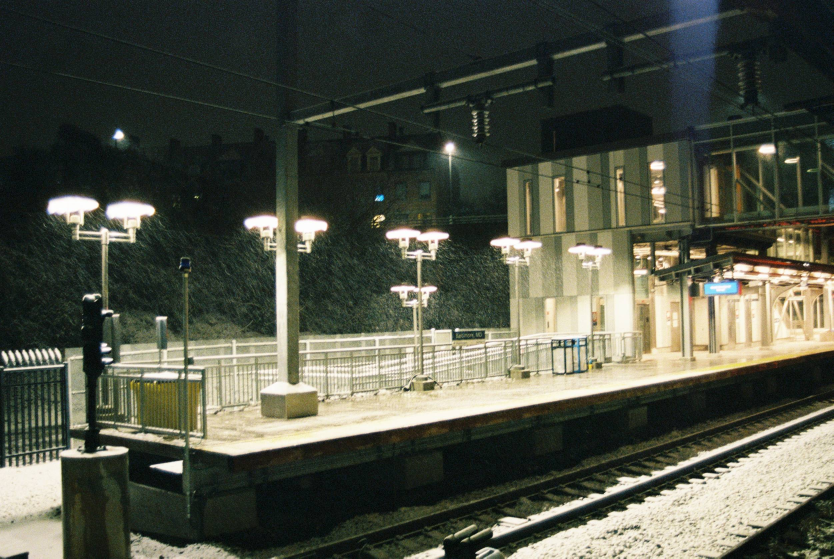
#> input picture assets/images/2025/film/000002.jpg, 2500 x 1675 px, found by its file name (shown at 1/3 size); its folder holds only this picture in this run
$ python process_photos.py
#> lines starting #> are read from the running program, lines starting #| are printed output that depends on the picture
import os
from PIL import Image

# =================CONFIG=================
# 1. 图片所在的源文件夹路径
source_dir = "assets/images/2025/film"

# 2. 缩略图存放的文件夹名称
thumb_dir_name = "thumbs"

# 3. 网站上的基础 URL 前缀
base_url_prefix = "/assets/images/2025/film/"

# 4. 统一正方形边长 (像素)
# 所有缩略图都会变成 1000x1000 的正方形
SQUARE_SIZE = 1000
# ========================================

thumbs_output_dir = os.path.join(source_dir, thumb_dir_name)

# 确保缩略图文件夹存在
if not os.path.exists(thumbs_output_dir):
    os.makedirs(thumbs_output_dir)

# 获取所有 JPG 文件
files = sorted([f for f in os.listdir(source_dir)
                if f.lower().endswith(('.jpg', '.jpeg'))
                and os.path.isfile(os.path.join(source_dir, f))])

yaml_output = []

print(f"Processing {len(files)} images into Square Thumbnails...")

for f in files:
    original_path = os.path.join(source_dir, f)
    thumb_path = os.path.join(thumbs_output_dir, f)

    with Image.open(original_path) as img:
        # --- 核心逻辑开始 ---

        # 1. 创建一个纯白色的正方形画布 (RGB)
        # 如果你的网站背景不是纯白，可以修改 (255, 255, 255) 为对应的颜色
#> img is the input picture: PIL image 2500x1675 RGB; mean R, G, B 80.3, 83.7, 70.3
        square_bg = Image.new('RGB', (SQUARE_SIZE, SQUARE_SIZE), (255, 255, 255))
#> square_bg: PIL image 1000x1000 RGB; every value is 255

        # 2. 计算缩放比例，让图片能完整塞进正方形 (fit)
        img.thumbnail((SQUARE_SIZE, SQUARE_SIZE), Image.Resampling.LANCZOS)
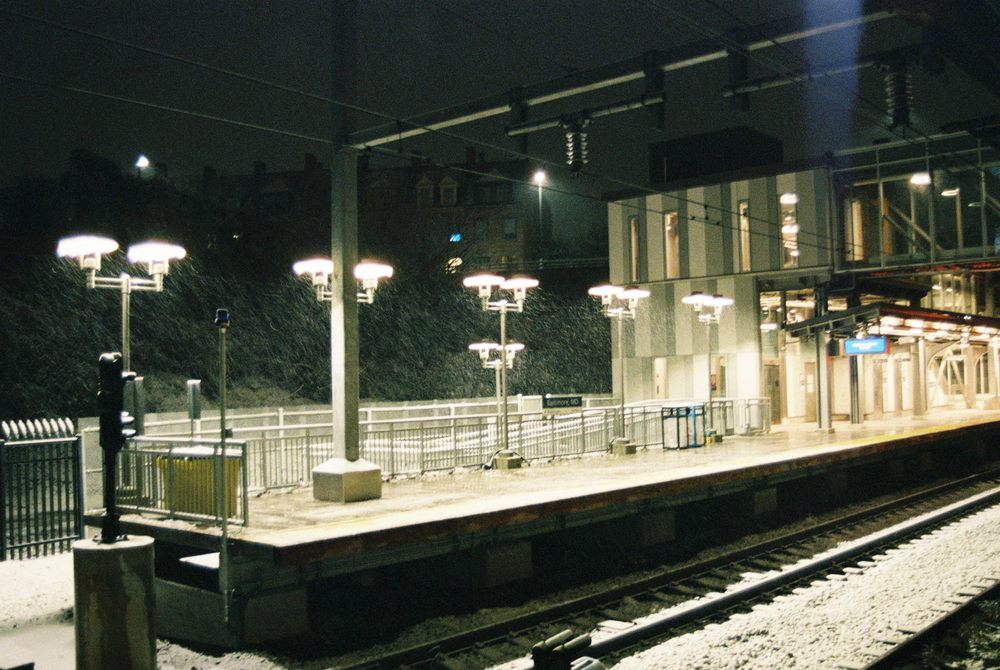
#> img: PIL image 1000x670 RGB; mean R, G, B 80.3, 83.7, 70.3

        # 3. 计算居中位置
        # (画布宽 - 图片宽) / 2
        offset_x = (SQUARE_SIZE - img.width) // 2
#> offset_x = 0
        offset_y = (SQUARE_SIZE - img.height) // 2
#> offset_y = 165

        # 4. 粘贴
        square_bg.paste(img, (offset_x, offset_y))
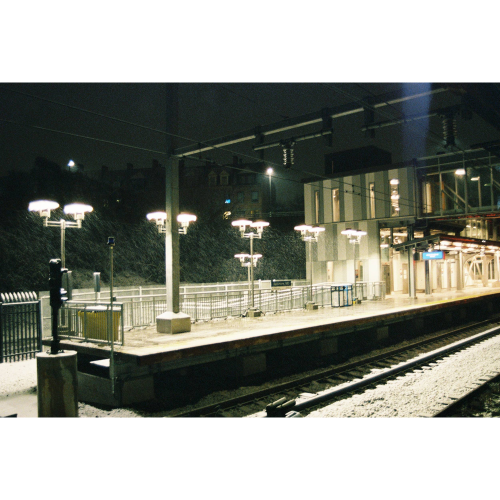
#> square_bg: PIL image 1000x1000 RGB (shown at 1/2 size); mean R, G, B 138, 140.2, 131.2

        # 5. 保存这个正方形缩略图
        square_bg.save(thumb_path, "JPEG", quality=90)
        print(f"Generated square thumbnail for: {f}")

    # --- 生成 YAML ---
    # url 指向原始大图 (点击后看原图，没有白边)
    full_img_url = f"{base_url_prefix}{f}"
    # image_path 指向带白边的正方形缩略图 (让排版整齐)
    thumb_img_url = f"{base_url_prefix}{thumb_dir_name}/{f}"

    # 提取文件名去掉后缀作为 alt
    alt_text = os.path.splitext(f)[0]

    yaml_block = f"""  - url: {full_img_url}
    image_path: {thumb_img_url}
    alt: "{alt_text}" """
    yaml_output.append(yaml_block)

print("\n" + "="*20 + " YAML OUTPUT " + "="*20)
print("请复制以下内容覆盖 gallery_film 部分：\n")
print("gallery_film:")
print("\n".join(yaml_output))
print("\n" + "="*40)

$ run again, on assets/images/2025/film/000003.jpg
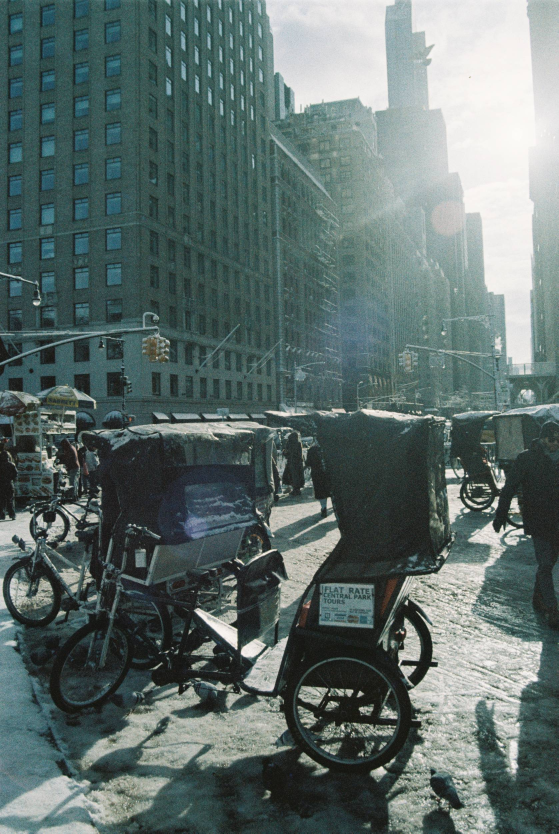
#> input picture assets/images/2025/film/000003.jpg, 1675 x 2500 px, found by its file name (shown at 1/3 size)
#> img is the input picture: PIL image 1675x2500 RGB; mean R, G, B 95.2, 110.5, 108.1
#> `img.thumbnail((SQUARE_SIZE, SQUARE_SIZE), Image.Resampling.LANCZOS)`:
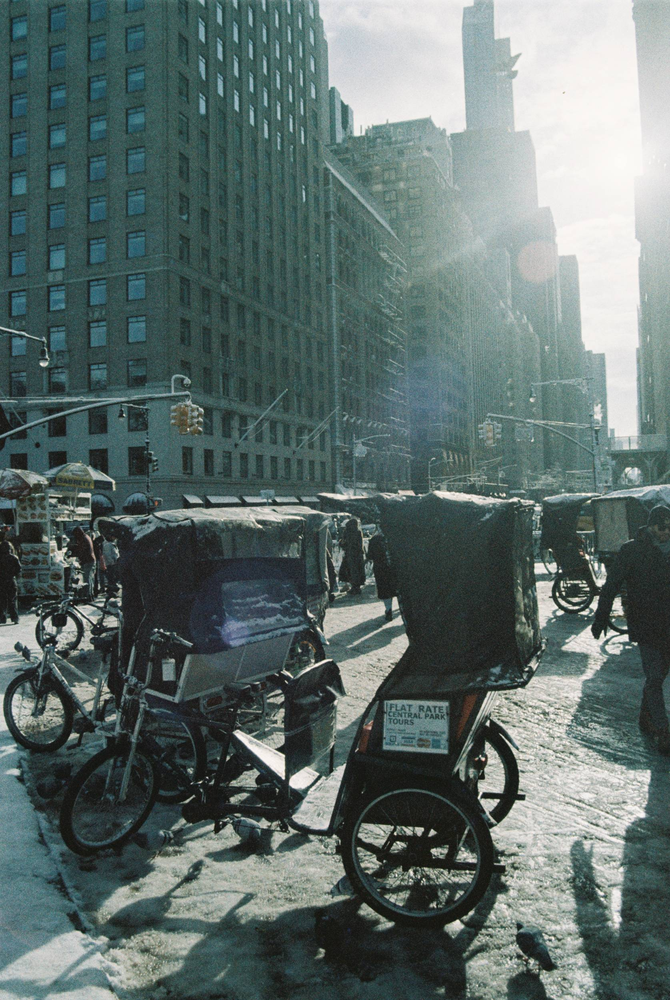
#> img: PIL image 670x1000 RGB; mean R, G, B 95.2, 110.5, 108.1
#> `square_bg.paste(img, (offset_x, offset_y))`:
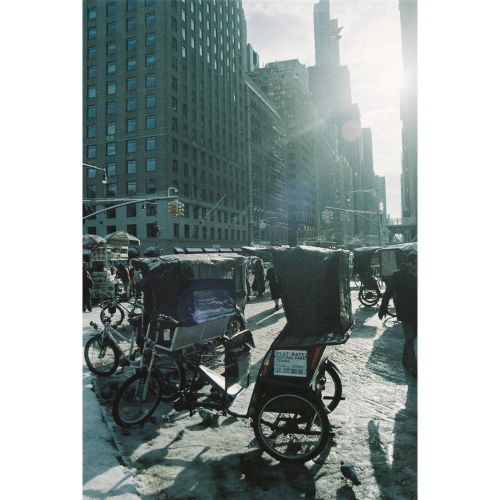
#> square_bg: PIL image 1000x1000 RGB (shown at 1/2 size); mean R, G, B 147.9, 158.2, 156.6
